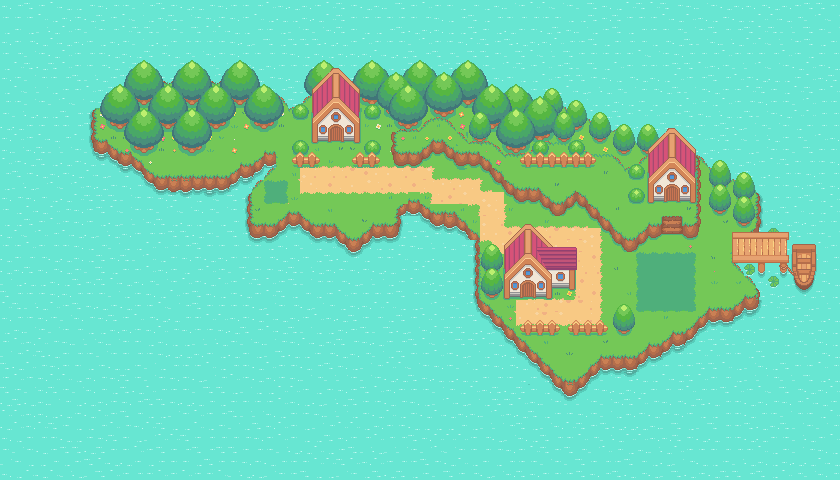

Tiled map render using the project's own tile images. Description and the map definition, with tile-layer contents summarised, below:
An orthogonal 70x40 tile map with 12x12 px tiles, 12 tile layers (Water, Ground, Sand, Dock, ...), 2 hidden layers not drawn, 2 tilesets.

<map version="1.10" tiledversion="1.11.0" orientation="orthogonal" renderorder="right-down" width="70" height="40" tilewidth="12" tileheight="12" infinite="0" nextlayerid="17" nextobjectid="1">
 <tileset firstgid="1" source="rpg-based-tileset.tsx" />
 <tileset firstgid="1025" source="collision-tileset.tsx" />
 <group id="15" name="Objects">
  <layer id="1" name="Water" width="70" height="40" locked="1">
   <data>[2800 cells, 2800 non-empty, 10 distinct tile ids]</data>
  </layer>
  <layer id="2" name="Ground" width="70" height="40" locked="1">
   <data>[2800 cells, 890 non-empty, 110 distinct tile ids]</data>
  </layer>
  <layer id="8" name="Sand" width="70" height="40" locked="1">
   <data>[2800 cells, 153 non-empty, 28 distinct tile ids]</data>
  </layer>
  <layer id="7" name="Dock" width="70" height="40" locked="1">
   <data>[2800 cells, 50 non-empty, 48 distinct tile ids]</data>
  </layer>
  <layer id="5" name="Tree" width="70" height="40" locked="1">
   <data>[2800 cells, 246 non-empty, 58 distinct tile ids]</data>
  </layer>
  <layer id="6" name="Tree-2" width="70" height="40" locked="1">
   <data>[2800 cells, 174 non-empty, 32 distinct tile ids]</data>
  </layer>
  <layer id="9" name="Tree-3" width="70" height="40" locked="1">
   <data>[2800 cells, 91 non-empty, 32 distinct tile ids]</data>
  </layer>
  <layer id="3" name="Plateue" width="70" height="40" locked="1">
   <data>[2800 cells, 143 non-empty, 93 distinct tile ids]</data>
  </layer>
  <layer id="11" name="Tree-on-plateue" width="70" height="40" locked="1">
   <data>[2800 cells, 23 non-empty, 17 distinct tile ids]</data>
  </layer>
  <layer id="10" name="Fence" width="70" height="40" locked="1">
   <data>[2800 cells, 50 non-empty, 12 distinct tile ids]</data>
  </layer>
  <layer id="4" name="House" width="70" height="40" locked="1">
   <data>[2800 cells, 153 non-empty, 104 distinct tile ids]</data>
  </layer>
 </group>
 <layer id="16" name="ItemZone" width="70" height="40">
  <data>[2800 cells, 29 non-empty, 9 distinct tile ids]</data>
 </layer>
 <layer id="13" name="Collision" width="70" height="40" visible="0" opacity="0.33">
  <data>[2800 cells, 246 non-empty, 1 distinct tile ids]</data>
 </layer>
 <layer id="14" name="Foreground-Objects" width="70" height="40" visible="0">
  <data>[2800 cells, 41 non-empty, 30 distinct tile ids]</data>
 </layer>
</map>
